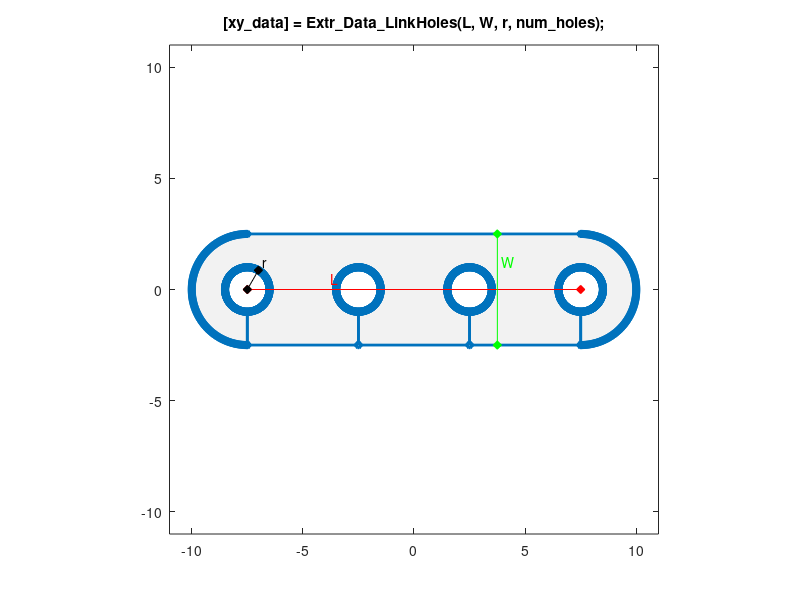

MATLAB code for this plot:
function [xy_data] = Extr_Data_LinkHoles(L, W, r, num_holes, varargin)
%Extr_Data_LinkHoles Produce extrusion data for a link with an arbitrary
%number of holes and rounded ends.
%   [xy_data] = Extr_Data_LinkHoles(L, W, r, num_holes)
%   This function returns x-y data for a link with half a hole at one end.
%   You can specify:
%       Length      L
%       Width       W
%       Hole radius r
%       # holes 	num_holes
%
%   To see a plot showing parameter values, enter the name
%   of the function with no arguments
%   >> Extr_Data_LinkHoles
%
%   To see a plot created with your parameter values,
%   add 'plot' as the final argument
%   >> Extr_Data_LinkHoles(10,5,1,3,'plot')
%
% Copyright 2014-2024 The MathWorks, Inc.

% Default data to show diagram
if (nargin == 0)
    L = 15;
    W = 5;
    r = 1;
    num_holes = 4;
end

% Check if plot should be produced
if (isempty(varargin))
    showplot = 'n';
else
    showplot = char(varargin);
end


% Half length and width
hl = L / 2;
hw = W / 2;

% Rounded ends and outer boundary of member
theta = (-89:1:+90)' * pi/180; % CCW
rght_end = repmat([hl 0], 180, 1) + hw * [cos(theta), sin(theta)];
left_end = flipud(rght_end) * diag([-1 1]);
boundary = [rght_end; left_end];

% Circular holes
theta = (270:-1:-90)' * pi/180; % CW
hole = [[0 -hw]; r * [cos(theta), sin(theta)]; [0 -hw]];
holes = kron(linspace(-hl, +hl, num_holes)', repmat([1 0], 363, 1)) ...
    + repmat(hole, num_holes, 1);

xy_data = [boundary; holes];

% Plot diagram to show parameters and extrusion
if (nargin == 0 || strcmpi(showplot,'plot'))
    % Figure name
    figString = ['h1_' mfilename];
    % Only create a figure if no figure exists
    figExist = 0;
    fig_hExist = evalin('base',['exist(''' figString ''')']);
    if (fig_hExist)
        figExist = evalin('base',['ishandle(' figString ') && strcmp(get(' figString ', ''type''), ''figure'')']);
    end
    if ~figExist
        fig_h = figure('Name',figString);
        assignin('base',figString,fig_h);
    else
        fig_h = evalin('base',figString);
    end
    figure(fig_h)
    clf(fig_h)
    
    % Plot extrusion
    patch(xy_data(:,1),xy_data(:,2),[1 1 1]*0.95,'EdgeColor','none');
    hold on
    plot(xy_data(:,1),xy_data(:,2),'-','Marker','o','MarkerSize',4,'LineWidth',2);
    
    axis('equal');
    axis([-1 1 -1 1]*(L+W)*1.1/2);
    
    % Show parameters
    plot([-L/2 L/2],[0 0],'r-d','MarkerFaceColor','r');
    text(-L/4,W/10,'{\color{red}L}');
    plot([L/4 L/4],[-W/2 W/2],'g-d','MarkerFaceColor','g');
    text(L/3.8,W/4,'{\color{green}W}');
    plot([-L/2 -L/2+r*sin(30*pi/180)],[0 r*cos(30*pi/180)],'k-d','MarkerFaceColor','k');
    text(-L/2+r*sin(30*pi/180)*1.4,1.4*r*cos(30*pi/180),'r');
    
    title('[xy\_data] = Extr\_Data\_LinkHoles(L, W, r, num\_holes);');
    hold off
    box on
    clear xy_data
end


